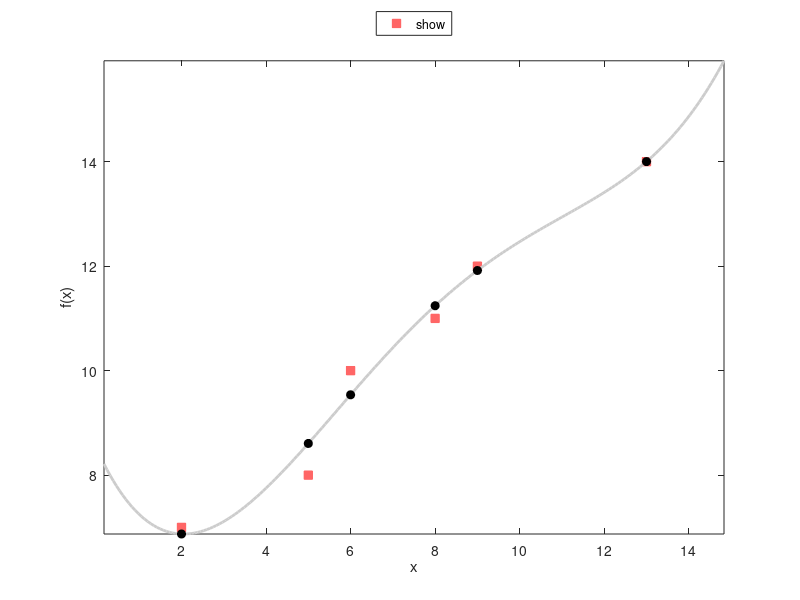

Reproduce this figure in MATLAB.
% Code 3-7b | Weighted Least Square fitting
clc; clear; close all
X = [2 5 6 8 9 13];       %Data points
Y = [7 8 10 11 12 14];    %Data points
m = 5;                    %number of polynomial base functions <= numel(X)
W = 1:numel(X);           %Weight of data
%Method_________________________________________________________________
n = numel(X); X = X(:); Y = Y(:); W = W(:);
B = bsxfun(@power,X,0:m-1);
Bw = zeros(m);
for i = 1:n, Bi = B(i,:); 
    Bw = Bw+W(i)^2*bsxfun(@times,Bi,Bi.');
end
Aw = Bw\bsxfun(@times,B.',W.'.^2);
C = Aw*Y;           %coefficients of fitted function
P = B*Aw;           %fitting operator Sam Seeger
F = P*Y;
R = Y-F;
e = dot(R.*W,R.*W);
%Illustration___________________________________________________________
Tab = [(1:numel(X));X.';Y.';W.';F.';R.'];
fprintf('  n |');     fprintf('%12.5g',Tab(1,:));
fprintf(['\n-----' repmat('------------',[1,size(Tab,2)])]);
fprintf('\n  x |');   fprintf('%12.5g',Tab(2,:));
fprintf('\n  y |');   fprintf('%12.5g',Tab(3,:));
fprintf('\nw(x)|');   fprintf('%12.5g',Tab(4,:));
fprintf('\nf(x)|');   fprintf('%12.5g',Tab(5,:));
fprintf('\nr(x)|');   fprintf('%12.5g',Tab(6,:));
fprintf(['\n-----' repmat('------------',[1,size(Tab,2)]), '-\n']);
l = (X(end)-X(1))/6;
XX = linspace(X(1)-l,X(end)+l,200);
FF = bsxfun(@power,XX(:),0:m-1)*C;
plot(X,Y,'linestyle','none','Color',[1 0.4 0.4],...
    'Marker','s','MarkerFaceColor',[1 0.4 0.4],...
    'displayname','Initial points'); hold on
plot(XX,FF,'linestyle','-', 'linewidth',2,'Color',[0.8,0.8,0.8],...
    'displayname',['Fitted function, degree = ',num2str(m-1)]);
plot(X,F,'linestyle','none','Color','k',...
    'Marker','o','MarkerFaceColor','k',...
    'displayname',...
    ['Fitted points, error = ' num2str(e)]);
xlabel('x'); ylabel('f(x)'); axis tight
legend('show','location','NorthOutside');
